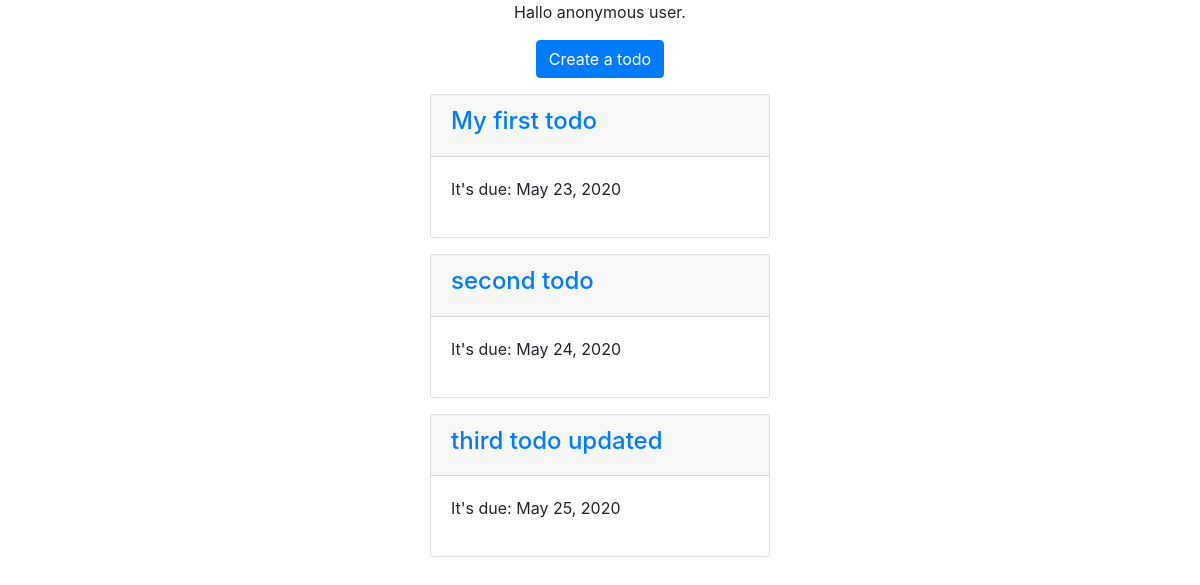
The app's page /, older data.
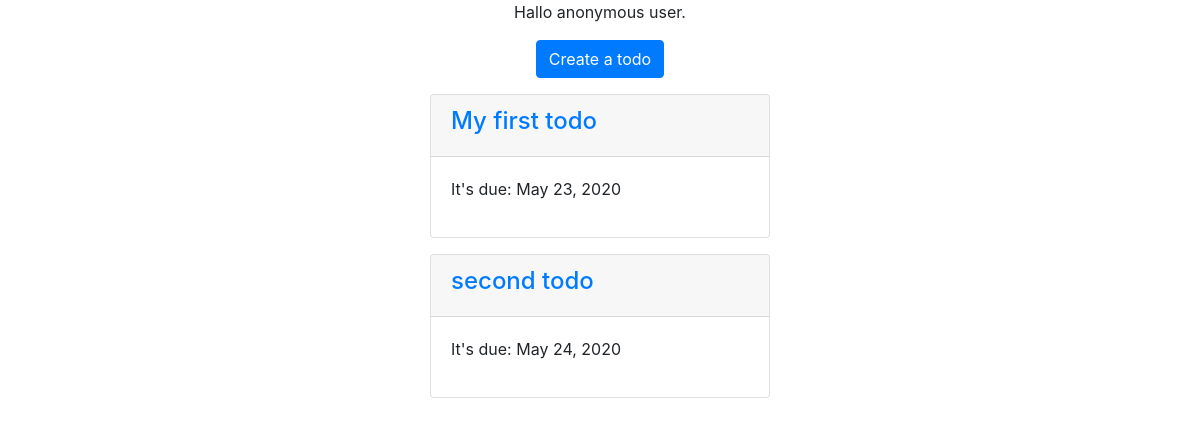
The same page, newer data.
### todo/models.py (models this page shows, shortened)
class Todo(models.Model):
    name = models.CharField(max_length=100)
    due_date = models.DateField()

### todo/views.py (the view)
# urls.py: path("", todo_list),
def todo_list(request):
    todos = Todo.objects.all()
    context = {"todo_list": todos}
    return render(request, "todo_list.html", context)

### todo/templates/todo_list.html
{% extends "base.html" %}
{% block content %}
<div class="text-center">
    <p>
        {% if request.user.is_authenticated %}
        Hallo {{ request.user.username}}
        {% else %}
        Hallo anonymous user.
        {% endif %}
    </p>
    <a class="btn btn-primary" href="/create">Create a todo</a>
</div>
<div class="col-4 offset-4">
    {% for todo in todo_list %}
    <div class="card mt-3">
        <div class="card-header">
            <a href="/{{ todo.id }}">
                <h4>{{ todo.name }}</h4>
            </a>
        </div>
        <div class="card-body">
            <p>It's due: {{ todo.due_date }}</p>
        </div>
    </div>
    {% endfor %}
</div>
{% endblock content %}

Row changes from the older to the newer data that the page shows:
removed Todo: name "third todo updated", due_date "May 25, 2020"
